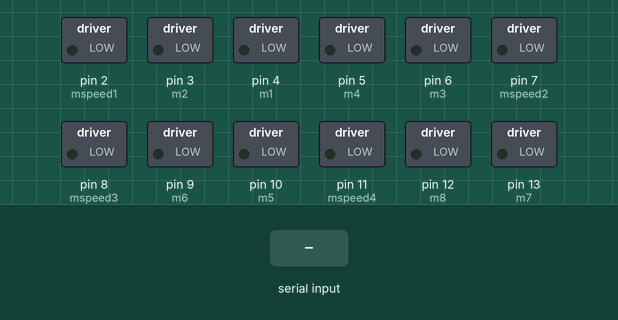
A sketch run on a simulated Arduino Uno, built with avr-gcc and run on an emulated ATmega328P. Parts: switched loads named in the sketch (green lamp = pin HIGH). The inputs (shaded band) are chosen by the test bench. What the sketch prints to the serial monitor is not drawn.

Above: at 1.2 s.
1.3 s: "1" received over Serial
At 2.4 s:
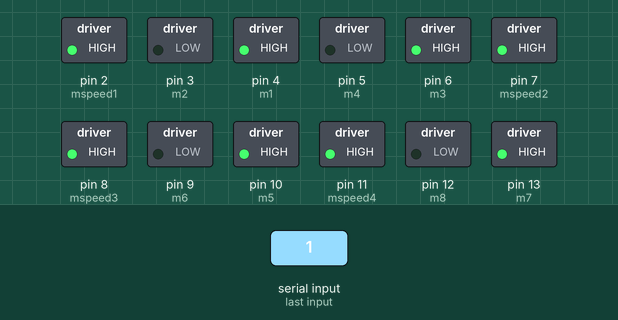
2.8 s: "2" received over Serial
At 3.5 s:
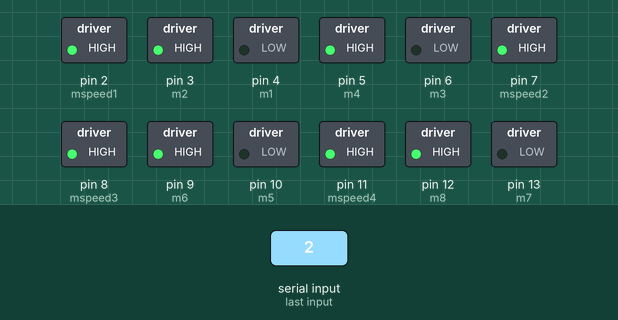
4.3 s: "3" received over Serial
At 4.7 s:
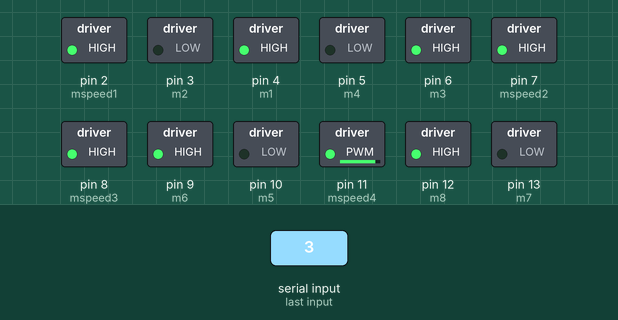
5.8 s: "4" received over Serial
At 7.0 s:
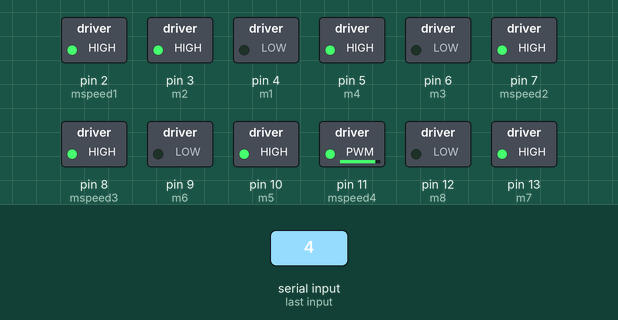
7.3 s: "1" received over Serial
At 8.1 s:
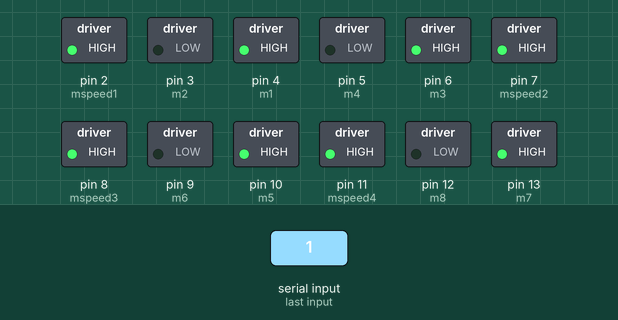
8.8 s: "2" received over Serial
At 9.3 s:
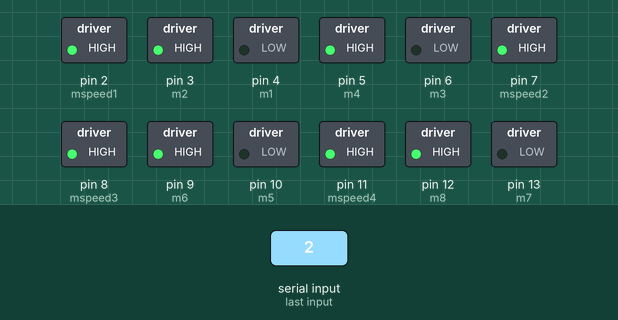
Timing chart, 0 to 11.3 s (numbered marks = the images above; inputs shaded):
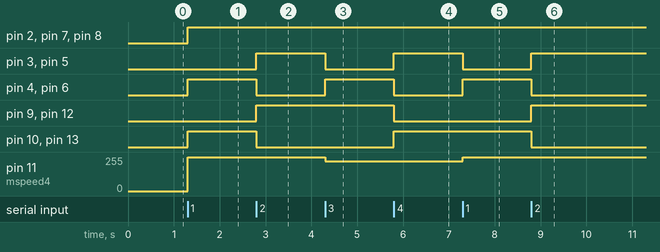

Measured:
- after the input at 1.3 s, pin 2 (mspeed1), pin 4 (m1), pin 6 (m3), pin 7 (mspeed2), pin 8 (mspeed3), pin 10 (m5), pin 13 (m7): LOW → HIGH at once; pin 11 (mspeed4): 0/255 → 255/255 at once
- after the input at 2.8 s, pin 3 (m2), pin 5 (m4), pin 9 (m6), pin 12 (m8): LOW → HIGH at once; pin 4 (m1), pin 6 (m3), pin 10 (m5), pin 13 (m7): HIGH → LOW at once
- after the input at 4.3 s, pin 3 (m2), pin 5 (m4): HIGH → LOW at once; pin 4 (m1), pin 6 (m3): LOW → HIGH at once; pin 11 (mspeed4): 255/255 → 225/255 at once
- after the input at 5.8 s, pin 3 (m2), pin 5 (m4), pin 10 (m5), pin 13 (m7): LOW → HIGH at once; pin 4 (m1), pin 6 (m3), pin 9 (m6), pin 12 (m8): HIGH → LOW at once
- after the input at 7.3 s, pin 3 (m2), pin 5 (m4): HIGH → LOW at once; pin 4 (m1), pin 6 (m3): LOW → HIGH at once; pin 11 (mspeed4): 225/255 → 255/255 at once
- after the input at 8.8 s, pin 3 (m2), pin 5 (m4), pin 9 (m6), pin 12 (m8): LOW → HIGH at once; pin 4 (m1), pin 6 (m3), pin 10 (m5), pin 13 (m7): HIGH → LOW at once

The sketch:

Arduino_code.ino
```cpp
int m1 = 4;
int m2 = 3;

int m3 = 6;
int m4 = 5;

int m5 = 10;
int m6 = 9;

int m7 = 13;
int m8 = 12;

int mspeed1 = 2;
int mspeed2 = 7;
int mspeed3 = 8;
int mspeed4 = 11;

void setup() {
  // put your setup code here, to run once:
  Serial.begin(9600);
  Serial.println(" START ");

  pinMode(m1, OUTPUT);
  pinMode(m2, OUTPUT);
  pinMode(m3, OUTPUT);
  pinMode(m4, OUTPUT);
  pinMode(m5, OUTPUT);
  pinMode(m6, OUTPUT);
  pinMode(m7, OUTPUT);
  pinMode(m8, OUTPUT);
}

void loop() {
  //TO CHECK AND EXECUTE ONLY IF BLUETOOTH IS CONNECTED
  if(Serial.available() > 0)
  {
    char data;
    data = Serial.read();
    Serial.write(Serial.read());

    switch (data)
    {

      case '1': //TO MOVE FORWARD
          digitalWrite(m1, HIGH);
          digitalWrite(m2, LOW);
          analogWrite(mspeed1, 255);

          digitalWrite(m3, HIGH);
          digitalWrite(m4, LOW);
          analogWrite(mspeed2, 255);

          digitalWrite(m5, HIGH);
          digitalWrite(m6, LOW);
          analogWrite(mspeed3, 255);

          digitalWrite(m7, HIGH);
          digitalWrite(m8, LOW);
          analogWrite(mspeed4, 255);
        break;

      case '2': //TO REVERSE
          digitalWrite(m1, LOW);
          digitalWrite(m2, HIGH);
          analogWrite(mspeed1, 255);

          digitalWrite(m3, LOW);
          digitalWrite(m4, HIGH);
          analogWrite(mspeed2, 255);

          digitalWrite(m5, LOW);
          digitalWrite(m6, HIGH);
          analogWrite(mspeed3, 255);

          digitalWrite(m7, LOW);
          digitalWrite(m8, HIGH);
          analogWrite(mspeed4, 255);
        break;

      case '3': //FORWARD LEFT
          digitalWrite(m1, HIGH);
          digitalWrite(m2, LOW);
          analogWrite(mspeed1, 255);

          digitalWrite(m3, HIGH);
          digitalWrite(m4, LOW);
          analogWrite(mspeed2, 255);

          digitalWrite(m5, LOW);
          digitalWrite(m6, HIGH);
          analogWrite(mspeed3, 225);

          digitalWrite(m7, LOW);
          digitalWrite(m8, HIGH);
          analogWrite(mspeed4, 225);
        break;

      case '4': //FORWARD RIGHT
          digitalWrite(m1, LOW);
          digitalWrite(m2, HIGH);
          analogWrite(mspeed1, 225);

          digitalWrite(m3, LOW);
          digitalWrite(m4, HIGH);
          analogWrite(mspeed2, 225);

          digitalWrite(m5, HIGH);
          digitalWrite(m6, LOW);
          analogWrite(mspeed3, 225);

          digitalWrite(m7, HIGH);
          digitalWrite(m8, LOW);
          analogWrite(mspeed4, 225);
        break;

      default: //If invalid input is received by the bluetooth module then both motors turn off
          digitalWrite(m1, LOW);
          digitalWrite(m2, LOW);
          analogWrite(mspeed1, 0);

          digitalWrite(m3, LOW);
          digitalWrite(m4, LOW);
          analogWrite(mspeed2, 0);

          digitalWrite(m5, LOW);
          digitalWrite(m6, LOW);
          analogWrite(mspeed3, 0);

          digitalWrite(m7, LOW);
          digitalWrite(m8, LOW);
          analogWrite(mspeed4, 0);
    }
  }
}
```
